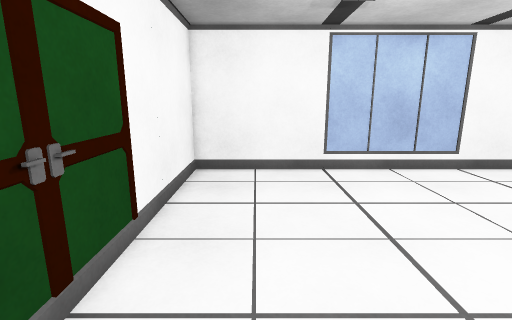
view 1 (above)

15 first-person views from a walk through a 3-D level made in the Unity game engine. The camera is 1.5 m above the floor, tilts 12° down and sees 85° across. The floor is counted in squares, 0.5 m on a side. Each view is taken from the middle of a square. On the plan, view 1 faces up. The plan holds only what a view shows up to about 20 squares ahead; the rest is blank. The place goes on beyond the plan. The player character is not drawn.

view 2
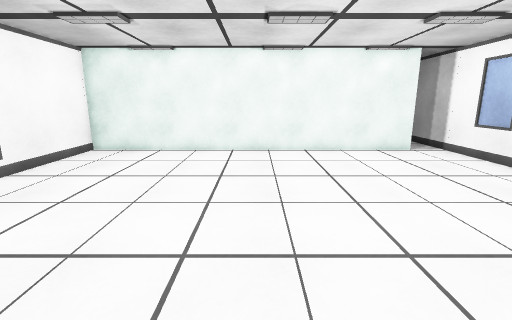

view 3
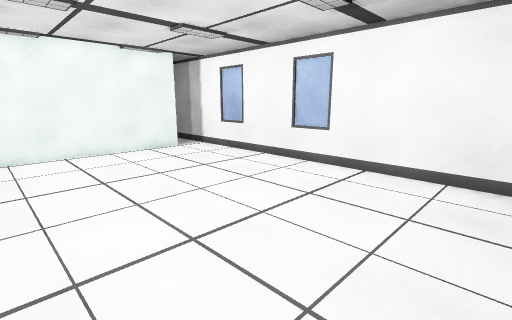

view 4
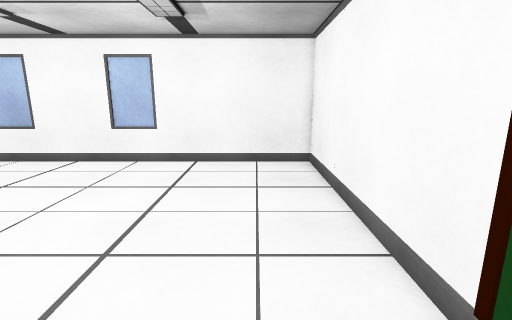

view 5
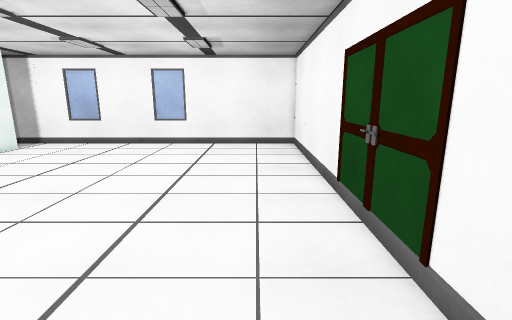

view 6
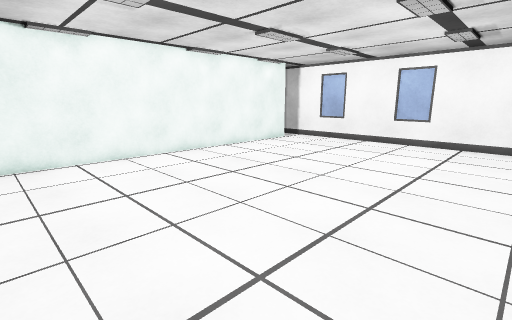

view 7
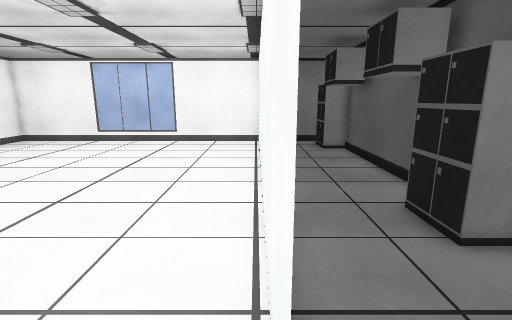

view 8
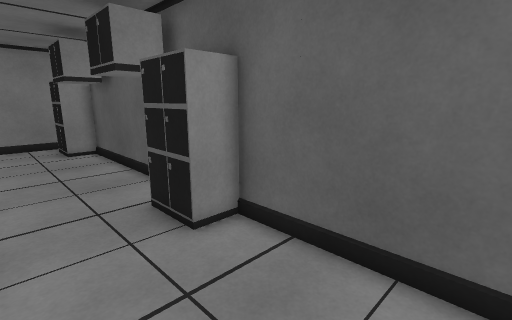

view 9
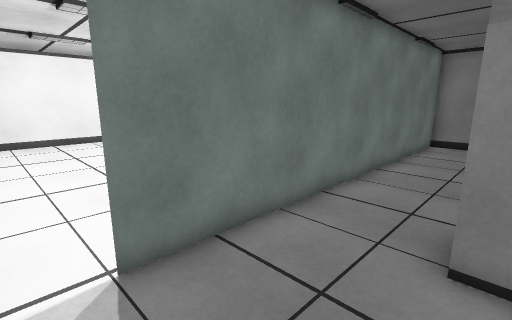

view 10
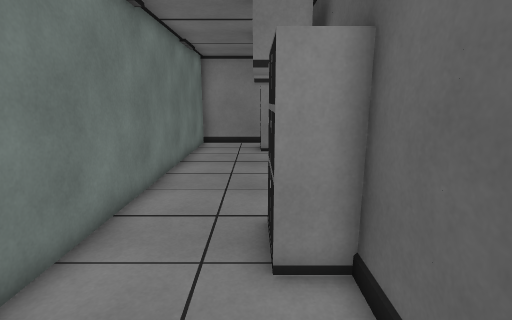

view 11
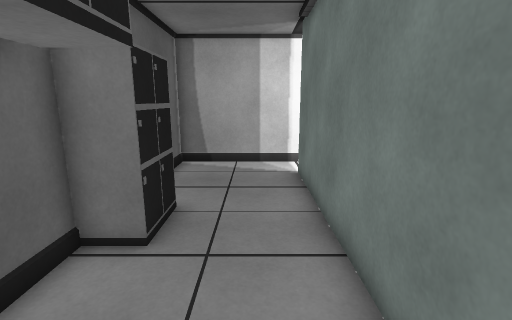

view 12
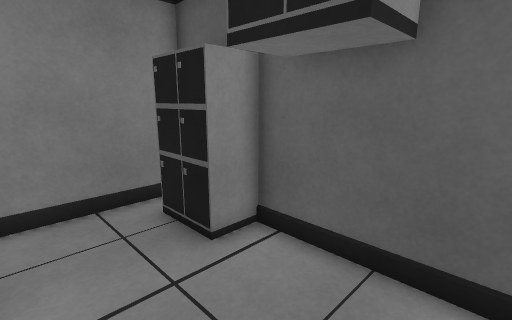

view 13
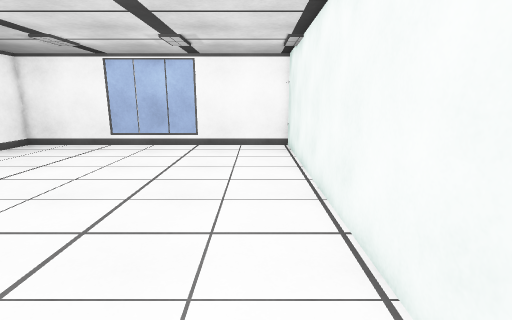

view 14
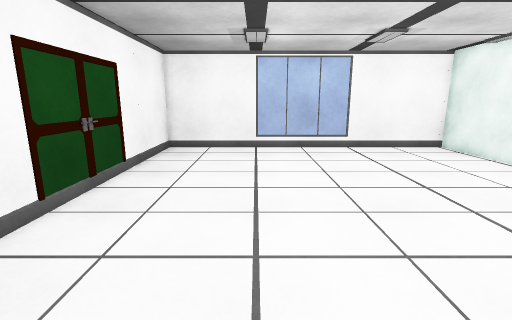

view 15
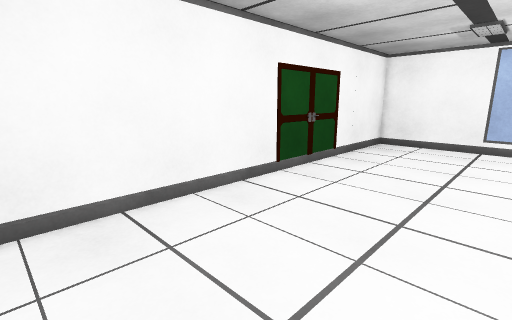

### Floor plan
Points are (right, up) in squares from view 1. A wall is a line through its corners. A room is listed if a view was taken in it or the views show most of it. See-through windows are left out.
Room 1 (views 1, 2, 3, 4, 5, 6, 13, 14, 15)
walls: (-2.6, 4) (-2.6, 3); (15.2, -7.8) (15.2, 12.2); (15, 12.2) (-2.7, 12.2) (-2.7, -9.8) (14.6, -9.8)
ways out: opening at (15, -8.5) to room 2
Room 2 (views 7, 8, 9, 10, 11, 12)
walls: (20.8, -1.5) (20.8, 8.7); (14.6, -9.8) (20.8, -9.8) (20.8, -3.5); (20, 12.2) (15, 12.2); (15.2, 12.2) (15.2, -7.6)
ways out: opening at (15, -8.5) to room 1
objects: cabinet (19, -4) to (20, -1); cabinet (19, 9) to (20, 11)

Positions as (right, up) in squares from view 1, and headings:
1: (0, 0), facing up
2: (-2, 2), facing right
3: (-2, 2), facing down-right
4: (0, 4), facing down
5: (0, 10), facing down
6: (0, 11), facing down-right
7: (15, -9), facing up
8: (16, -9), facing up-right
9: (20, -9), facing up-left
10: (19, -8), facing up
11: (17, 4), facing down
12: (16, 4), facing up-right
13: (13, -7), facing up
14: (3, -6), facing up
15: (5, -8), facing up-left
